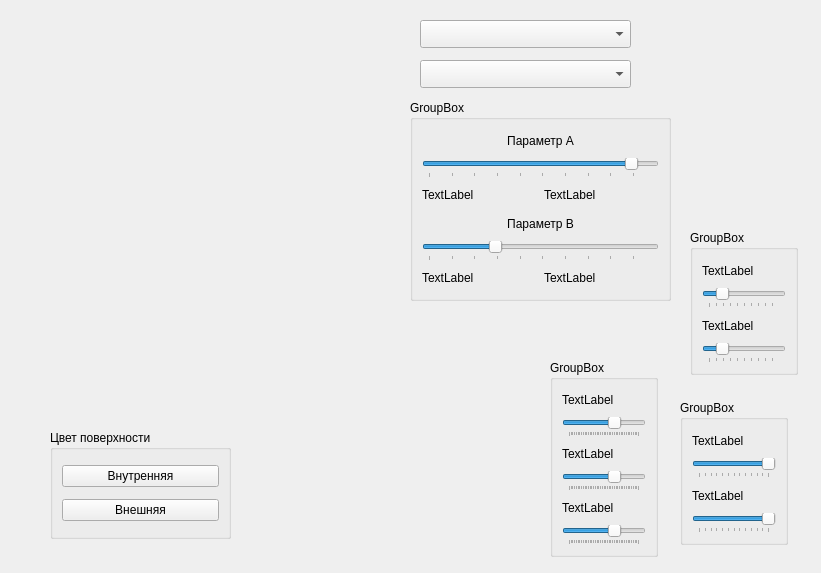
<?xml version="1.0" encoding="UTF-8"?>
<ui version="4.0">
 <class>Form</class>
 <widget class="QWidget" name="Form">
  <property name="geometry">
   <rect>
    <x>0</x>
    <y>0</y>
    <width>821</width>
    <height>573</height>
   </rect>
  </property>
  <property name="windowTitle">
   <string>Form</string>
  </property>
  <property name="styleSheet">
   <string notr="true">border-color: rgb(0, 0, 0);</string>
  </property>
  <widget class="QWidget" name="gridLayoutWidget">
   <property name="geometry">
    <rect>
     <x>0</x>
     <y>0</y>
     <width>402</width>
     <height>402</height>
    </rect>
   </property>
   <layout class="QHBoxLayout" name="horizontalLayout">
    <item>
     <widget class="QWidget" name="widget" native="true">
      <property name="sizePolicy">
       <sizepolicy hsizetype="Expanding" vsizetype="Expanding">
        <horstretch>0</horstretch>
        <verstretch>0</verstretch>
       </sizepolicy>
      </property>
      <property name="minimumSize">
       <size>
        <width>400</width>
        <height>400</height>
       </size>
      </property>
      <property name="styleSheet">
       <string notr="true">border-color: rgb(0, 0, 0);</string>
      </property>
      <zorder>comboBox_mode</zorder>
     </widget>
    </item>
   </layout>
  </widget>
  <widget class="QComboBox" name="comboBox_mode">
   <property name="geometry">
    <rect>
     <x>420</x>
     <y>60</y>
     <width>211</width>
     <height>28</height>
    </rect>
   </property>
  </widget>
  <widget class="QGroupBox" name="groupBox">
   <property name="geometry">
    <rect>
     <x>550</x>
     <y>360</y>
     <width>108</width>
     <height>197</height>
    </rect>
   </property>
   <property name="title">
    <string>GroupBox</string>
   </property>
   <layout class="QVBoxLayout" name="verticalLayout_4">
    <item>
     <widget class="QLabel" name="label">
      <property name="text">
       <string>TextLabel</string>
      </property>
     </widget>
    </item>
    <item>
     <widget class="QSlider" name="slider_observer_x">
      <property name="minimum">
       <number>-200</number>
      </property>
      <property name="maximum">
       <number>200</number>
      </property>
      <property name="value">
       <number>60</number>
      </property>
      <property name="orientation">
       <enum>Qt::Horizontal</enum>
      </property>
      <property name="tickPosition">
       <enum>QSlider::TicksBelow</enum>
      </property>
     </widget>
    </item>
    <item>
     <widget class="QLabel" name="label_2">
      <property name="text">
       <string>TextLabel</string>
      </property>
     </widget>
    </item>
    <item>
     <widget class="QSlider" name="slider_observer_y">
      <property name="minimum">
       <number>-200</number>
      </property>
      <property name="maximum">
       <number>200</number>
      </property>
      <property name="value">
       <number>60</number>
      </property>
      <property name="orientation">
       <enum>Qt::Horizontal</enum>
      </property>
      <property name="tickPosition">
       <enum>QSlider::TicksBelow</enum>
      </property>
     </widget>
    </item>
    <item>
     <widget class="QLabel" name="label_3">
      <property name="text">
       <string>TextLabel</string>
      </property>
     </widget>
    </item>
    <item>
     <widget class="QSlider" name="slider_observer_z">
      <property name="minimum">
       <number>-200</number>
      </property>
      <property name="maximum">
       <number>200</number>
      </property>
      <property name="value">
       <number>60</number>
      </property>
      <property name="orientation">
       <enum>Qt::Horizontal</enum>
      </property>
      <property name="tickPosition">
       <enum>QSlider::TicksBelow</enum>
      </property>
     </widget>
    </item>
   </layout>
  </widget>
  <widget class="QGroupBox" name="groupBox_2">
   <property name="geometry">
    <rect>
     <x>690</x>
     <y>230</y>
     <width>108</width>
     <height>145</height>
    </rect>
   </property>
   <property name="title">
    <string>GroupBox</string>
   </property>
   <layout class="QVBoxLayout" name="verticalLayout_3">
    <item>
     <widget class="QLabel" name="label_4">
      <property name="text">
       <string>TextLabel</string>
      </property>
     </widget>
    </item>
    <item>
     <widget class="QSlider" name="slider_u_step">
      <property name="minimum">
       <number>2</number>
      </property>
      <property name="maximum">
       <number>100</number>
      </property>
      <property name="value">
       <number>20</number>
      </property>
      <property name="orientation">
       <enum>Qt::Horizontal</enum>
      </property>
      <property name="tickPosition">
       <enum>QSlider::TicksBelow</enum>
      </property>
     </widget>
    </item>
    <item>
     <widget class="QLabel" name="label_5">
      <property name="text">
       <string>TextLabel</string>
      </property>
     </widget>
    </item>
    <item>
     <widget class="QSlider" name="slider_v_step">
      <property name="minimum">
       <number>2</number>
      </property>
      <property name="maximum">
       <number>100</number>
      </property>
      <property name="value">
       <number>20</number>
      </property>
      <property name="orientation">
       <enum>Qt::Horizontal</enum>
      </property>
      <property name="tickPosition">
       <enum>QSlider::TicksBelow</enum>
      </property>
     </widget>
    </item>
   </layout>
  </widget>
  <widget class="QGroupBox" name="groupBox_3">
   <property name="geometry">
    <rect>
     <x>680</x>
     <y>400</y>
     <width>108</width>
     <height>145</height>
    </rect>
   </property>
   <property name="title">
    <string>GroupBox</string>
   </property>
   <layout class="QVBoxLayout" name="verticalLayout_2">
    <item>
     <widget class="QLabel" name="label_6">
      <property name="text">
       <string>TextLabel</string>
      </property>
     </widget>
    </item>
    <item>
     <widget class="QSlider" name="slider_u">
      <property name="minimum">
       <number>0</number>
      </property>
      <property name="maximum">
       <number>360</number>
      </property>
      <property name="value">
       <number>360</number>
      </property>
      <property name="orientation">
       <enum>Qt::Horizontal</enum>
      </property>
      <property name="tickPosition">
       <enum>QSlider::TicksBelow</enum>
      </property>
      <property name="tickInterval">
       <number>30</number>
      </property>
     </widget>
    </item>
    <item>
     <widget class="QLabel" name="label_7">
      <property name="text">
       <string>TextLabel</string>
      </property>
     </widget>
    </item>
    <item>
     <widget class="QSlider" name="slider_v">
      <property name="minimum">
       <number>0</number>
      </property>
      <property name="maximum">
       <number>360</number>
      </property>
      <property name="value">
       <number>360</number>
      </property>
      <property name="orientation">
       <enum>Qt::Horizontal</enum>
      </property>
      <property name="tickPosition">
       <enum>QSlider::TicksBelow</enum>
      </property>
      <property name="tickInterval">
       <number>30</number>
      </property>
     </widget>
    </item>
   </layout>
  </widget>
  <widget class="QGroupBox" name="groupBox_4">
   <property name="geometry">
    <rect>
     <x>410</x>
     <y>100</y>
     <width>261</width>
     <height>201</height>
    </rect>
   </property>
   <property name="title">
    <string>GroupBox</string>
   </property>
   <layout class="QVBoxLayout" name="verticalLayout_5">
    <item>
     <widget class="QLabel" name="label_8">
      <property name="text">
       <string>Параметр А</string>
      </property>
      <property name="alignment">
       <set>Qt::AlignCenter</set>
      </property>
     </widget>
    </item>
    <item>
     <widget class="QSlider" name="slider_a_param">
      <property name="minimum">
       <number>1</number>
      </property>
      <property name="value">
       <number>90</number>
      </property>
      <property name="orientation">
       <enum>Qt::Horizontal</enum>
      </property>
      <property name="tickPosition">
       <enum>QSlider::TicksBelow</enum>
      </property>
     </widget>
    </item>
    <item>
     <layout class="QHBoxLayout" name="horizontalLayout_2">
      <item>
       <widget class="QLabel" name="label_10">
        <property name="text">
         <string>TextLabel</string>
        </property>
       </widget>
      </item>
      <item>
       <widget class="QLabel" name="label_11">
        <property name="text">
         <string>TextLabel</string>
        </property>
       </widget>
      </item>
     </layout>
    </item>
    <item>
     <widget class="QLabel" name="label_9">
      <property name="text">
       <string>Параметр B</string>
      </property>
      <property name="alignment">
       <set>Qt::AlignCenter</set>
      </property>
     </widget>
    </item>
    <item>
     <widget class="QSlider" name="slider_b_param">
      <property name="minimum">
       <number>1</number>
      </property>
      <property name="value">
       <number>30</number>
      </property>
      <property name="orientation">
       <enum>Qt::Horizontal</enum>
      </property>
      <property name="tickPosition">
       <enum>QSlider::TicksBelow</enum>
      </property>
     </widget>
    </item>
    <item>
     <layout class="QHBoxLayout" name="horizontalLayout_3">
      <item>
       <widget class="QLabel" name="label_13">
        <property name="text">
         <string>TextLabel</string>
        </property>
       </widget>
      </item>
      <item>
       <widget class="QLabel" name="label_12">
        <property name="text">
         <string>TextLabel</string>
        </property>
       </widget>
      </item>
     </layout>
    </item>
   </layout>
  </widget>
  <widget class="QGroupBox" name="groupBox_5">
   <property name="geometry">
    <rect>
     <x>50</x>
     <y>430</y>
     <width>181</width>
     <height>109</height>
    </rect>
   </property>
   <property name="title">
    <string>Цвет поверхности</string>
   </property>
   <layout class="QVBoxLayout" name="verticalLayout">
    <item>
     <widget class="QPushButton" name="pushButton_inner">
      <property name="text">
       <string>Внутренняя</string>
      </property>
     </widget>
    </item>
    <item>
     <widget class="QPushButton" name="pushButton_front">
      <property name="text">
       <string>Внешняя</string>
      </property>
     </widget>
    </item>
   </layout>
  </widget>
  <widget class="QComboBox" name="comboBox_shape">
   <property name="geometry">
    <rect>
     <x>420</x>
     <y>20</y>
     <width>211</width>
     <height>28</height>
    </rect>
   </property>
  </widget>
 </widget>
 <resources/>
 <connections/>
 <buttongroups>
  <buttongroup name="buttonGroup"/>
 </buttongroups>
</ui>
